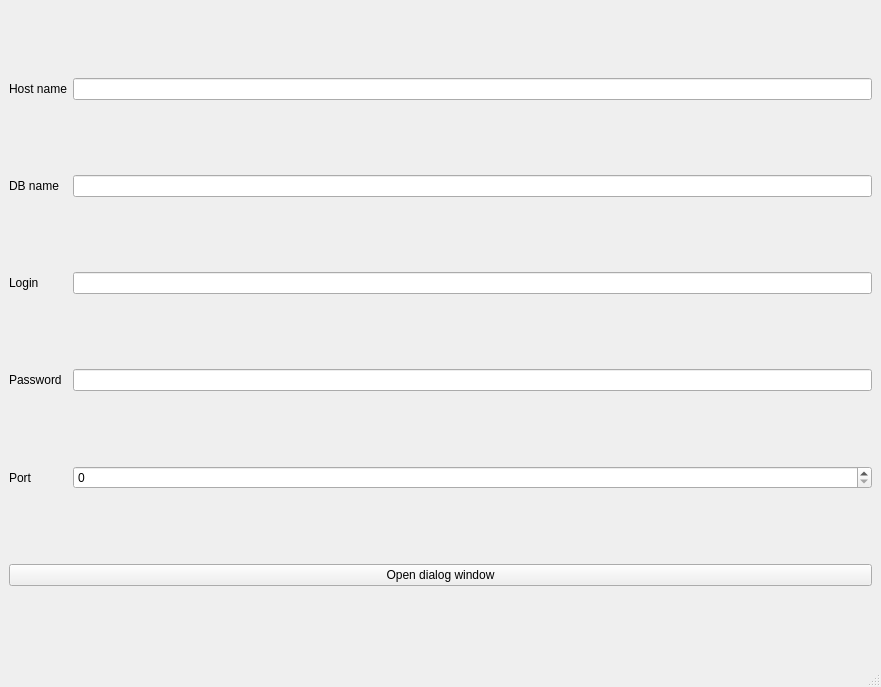
<?xml version="1.0" encoding="UTF-8"?>
<ui version="4.0">
 <class>MainWindow</class>
 <widget class="QMainWindow" name="MainWindow">
  <property name="geometry">
   <rect>
    <x>0</x>
    <y>0</y>
    <width>881</width>
    <height>687</height>
   </rect>
  </property>
  <property name="windowTitle">
   <string>MainWindow</string>
  </property>
  <widget class="QWidget" name="centralwidget">
   <layout class="QGridLayout" name="gridLayout">
    <item row="0" column="0">
     <widget class="QLabel" name="lb_name">
      <property name="text">
       <string>Host name</string>
      </property>
     </widget>
    </item>
    <item row="0" column="1">
     <widget class="QLineEdit" name="le_host"/>
    </item>
    <item row="1" column="0">
     <widget class="QLabel" name="lb_database">
      <property name="text">
       <string>DB name</string>
      </property>
     </widget>
    </item>
    <item row="1" column="1">
     <widget class="QLineEdit" name="le_database"/>
    </item>
    <item row="2" column="0">
     <widget class="QLabel" name="lb_login">
      <property name="text">
       <string>Login</string>
      </property>
     </widget>
    </item>
    <item row="2" column="1">
     <widget class="QLineEdit" name="le_login"/>
    </item>
    <item row="3" column="0">
     <widget class="QLabel" name="lb_pass">
      <property name="text">
       <string>Password</string>
      </property>
     </widget>
    </item>
    <item row="3" column="1">
     <widget class="QLineEdit" name="le_pass"/>
    </item>
    <item row="4" column="0">
     <widget class="QLabel" name="lb_port">
      <property name="text">
       <string>Port</string>
      </property>
     </widget>
    </item>
    <item row="4" column="1">
     <widget class="QSpinBox" name="sb_port"/>
    </item>
    <item row="5" column="0" colspan="2">
     <widget class="QPushButton" name="pb_openDW">
      <property name="text">
       <string>Open dialog window</string>
      </property>
     </widget>
    </item>
   </layout>
  </widget>
  <widget class="QMenuBar" name="menubar">
   <property name="geometry">
    <rect>
     <x>0</x>
     <y>0</y>
     <width>881</width>
     <height>23</height>
    </rect>
   </property>
  </widget>
  <widget class="QStatusBar" name="statusbar"/>
 </widget>
 <resources/>
 <connections/>
</ui>
